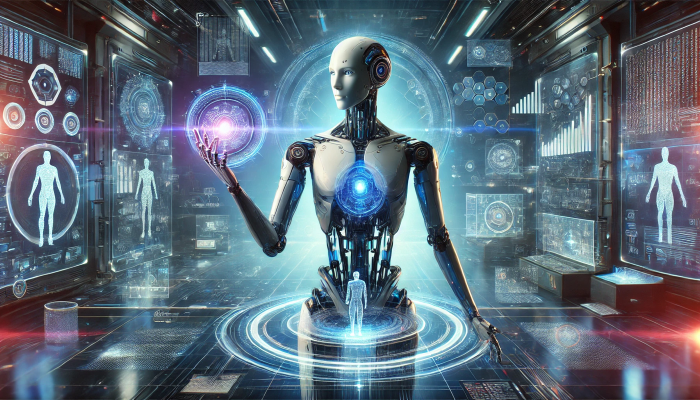
#> input picture Assets/cover.png, 1400 x 800 px (shown at 1/2 size)
$ python generate_social_preview.py
#> lines starting #> are read from the running program, lines starting #| are printed output that depends on the picture
#!/usr/bin/env python3
from __future__ import annotations

from pathlib import Path
from typing import Iterable

from PIL import Image, ImageChops, ImageDraw, ImageFilter, ImageFont


ROOT = Path(__file__).resolve().parents[1]
INPUT = ROOT / "Assets" / "cover.png"
OUTPUT = ROOT / "Assets" / "social-preview.png"

WIDTH = 1280
HEIGHT = 640


def load_font(name: str, size: int) -> ImageFont.FreeTypeFont | ImageFont.ImageFont:
#> called with name = 'Avenir Next Condensed.ttc', size = 84
    candidates = [
        Path("/System/Library/Fonts") / name,
        Path("/System/Library/Fonts/Supplemental") / name,
        Path("/Library/Fonts") / name,
    ]
    for candidate in candidates:
        if candidate.exists():
            return ImageFont.truetype(str(candidate), size=size)
    return ImageFont.load_default()


TITLE_FONT = load_font("Avenir Next Condensed.ttc", 84)
SUBTITLE_FONT = load_font("NewYork.ttf", 28)
BODY_FONT = load_font("SFNS.ttf", 22)
MONO_FONT = load_font("SFNSMono.ttf", 18)
PILL_FONT = load_font("SFNSMono.ttf", 18)
CARD_TITLE_FONT = load_font("Avenir Next.ttc", 30)
CARD_BODY_FONT = load_font("SFNS.ttf", 19)


def crop_to_canvas(image: Image.Image, width: int, height: int) -> Image.Image:
#> called with width = 1280, height = 640
    src_w, src_h = image.size
#> src_w = 1400; src_h = 800
    src_ratio = src_w / src_h
#> src_ratio = 1.75
    dst_ratio = width / height

    if src_ratio > dst_ratio:
        crop_w = int(src_h * dst_ratio)
        left = (src_w - crop_w) // 2
        image = image.crop((left, 0, left + crop_w, src_h))
    else:
        crop_h = int(src_w / dst_ratio)
#> crop_h = 700
        top = (src_h - crop_h) // 2
#> top = 50
        image = image.crop((0, top, src_w, top + crop_h))
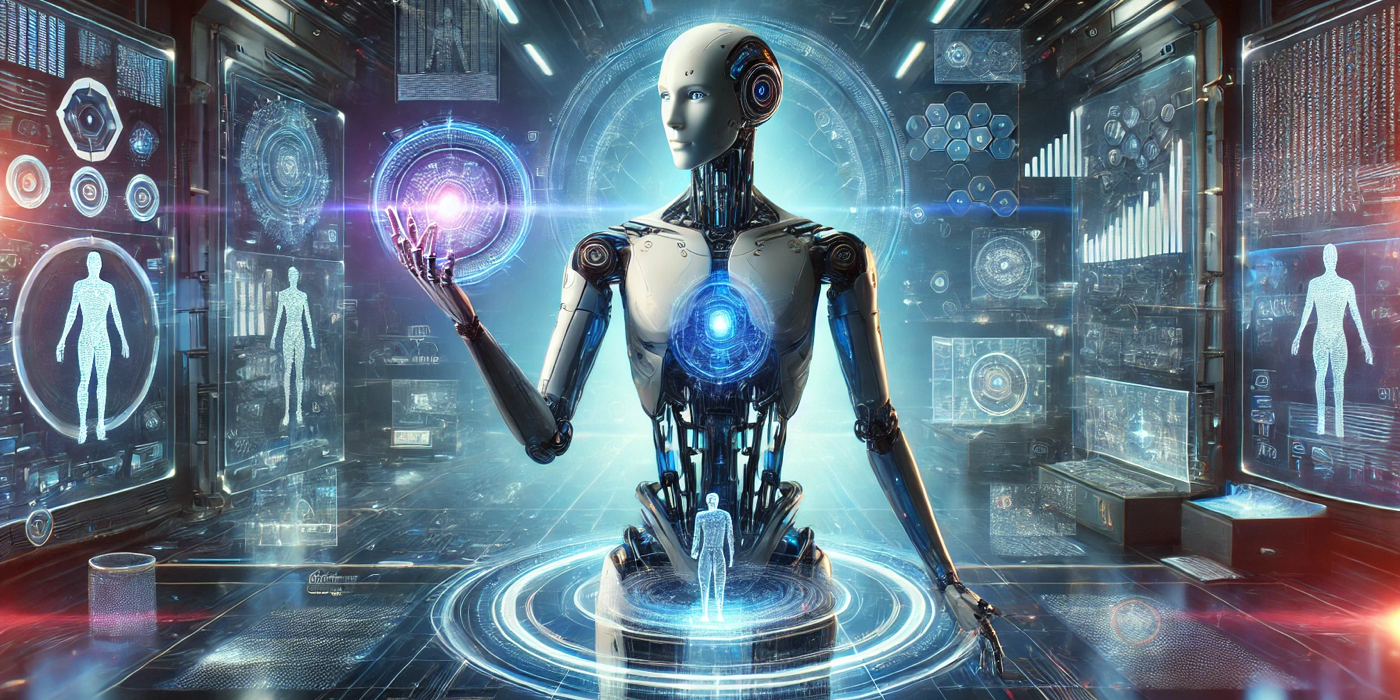
#> image: PIL image 1400x700 RGBA; mean R, G, B, A 96.1, 114.4, 129.1, 255

    return image.resize((width, height), Image.Resampling.LANCZOS)


def add_multistop_overlay(base: Image.Image) -> Image.Image:
    overlay = Image.new("RGBA", base.size, (0, 0, 0, 0))
#> overlay: PIL image 1280x640 RGBA; every value is 0
    draw = ImageDraw.Draw(overlay)
    draw.rectangle((0, 0, WIDTH, HEIGHT), fill=(8, 14, 22, 96))
    draw.ellipse((760, -40, 1270, 470), fill=(67, 196, 255, 62))
    draw.ellipse((-120, 320, 520, 820), fill=(255, 118, 79, 52))
    draw.rectangle((0, 0, 710, HEIGHT), fill=(6, 12, 24, 152))
    return Image.alpha_composite(base, overlay)


def draw_wrapped_text(
    draw: ImageDraw.ImageDraw,
    text: str,
    font: ImageFont.ImageFont,
    fill: tuple[int, int, int, int],
    x: int,
    y: int,
    max_width: int,
    line_gap: int,
) -> int:
    words = text.split()
    lines: list[str] = []
    current = ""
    for word in words:
        candidate = word if not current else f"{current} {word}"
        width = draw.textbbox((0, 0), candidate, font=font)[2]
        if width <= max_width:
            current = candidate
        else:
            lines.append(current)
            current = word
    if current:
        lines.append(current)

    cursor_y = y
    for line in lines:
        draw.text((x, cursor_y), line, font=font, fill=fill)
        bbox = draw.textbbox((x, cursor_y), line, font=font)
        cursor_y = bbox[3] + line_gap
    return cursor_y


def draw_pill(
    draw: ImageDraw.ImageDraw,
    label: str,
    x: int,
    y: int,
    *,
    fill: tuple[int, int, int, int],
    outline: tuple[int, int, int, int],
    text_fill: tuple[int, int, int, int],
) -> int:
    bbox = draw.textbbox((0, 0), label, font=PILL_FONT)
    text_w = bbox[2] - bbox[0]
    text_h = bbox[3] - bbox[1]
    width = text_w + 26
    height = text_h + 14
    draw.rounded_rectangle((x, y, x + width, y + height), radius=height // 2, fill=fill, outline=outline, width=1)
    draw.text((x + 13, y + 7), label, font=PILL_FONT, fill=text_fill)
    return width


def add_panel(base: Image.Image) -> None:
    draw = ImageDraw.Draw(base)

    panel_box = (56, 50, 690, 586)
    panel = Image.new("RGBA", base.size, (0, 0, 0, 0))
    panel_draw = ImageDraw.Draw(panel)
    panel_draw.rounded_rectangle(panel_box, radius=32, fill=(7, 16, 28, 182), outline=(116, 219, 255, 92), width=2)
    panel_draw.line((88, 118, 246, 118), fill=(121, 221, 255, 255), width=4)
    panel_draw.line((88, 124, 196, 124), fill=(255, 145, 103, 255), width=2)
    base.alpha_composite(panel)
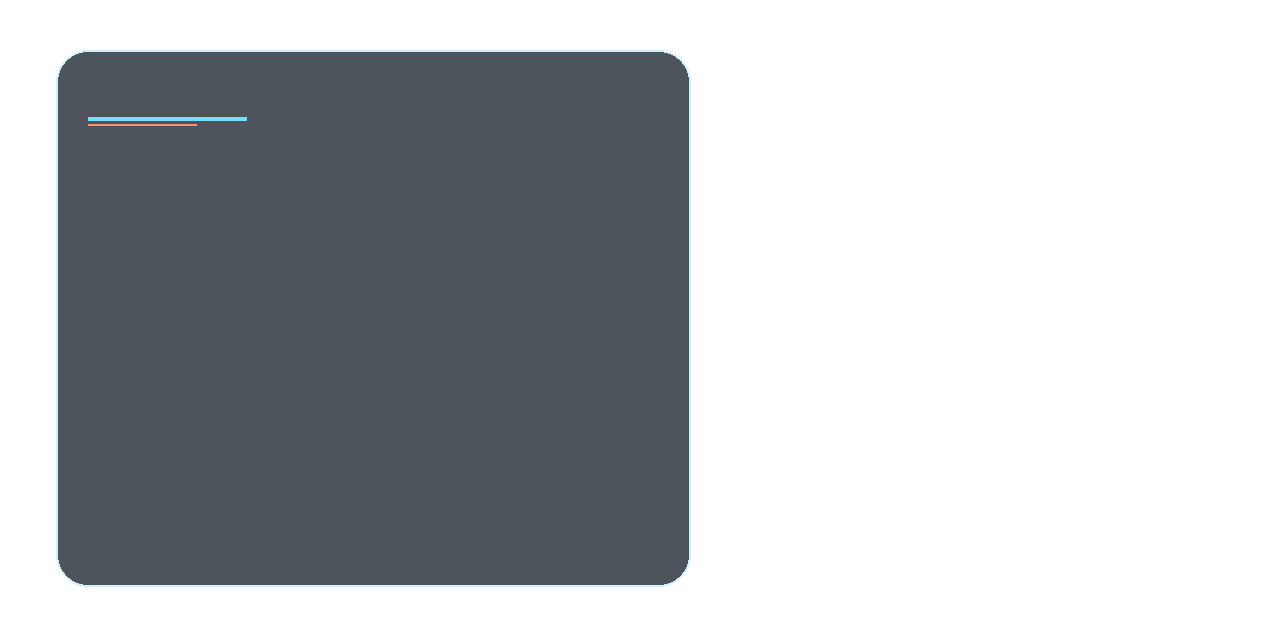
#> panel: PIL image 1280x640 RGBA; mean R, G, B, A 3.7, 8, 13.1, 75.1; transparent parts drawn white
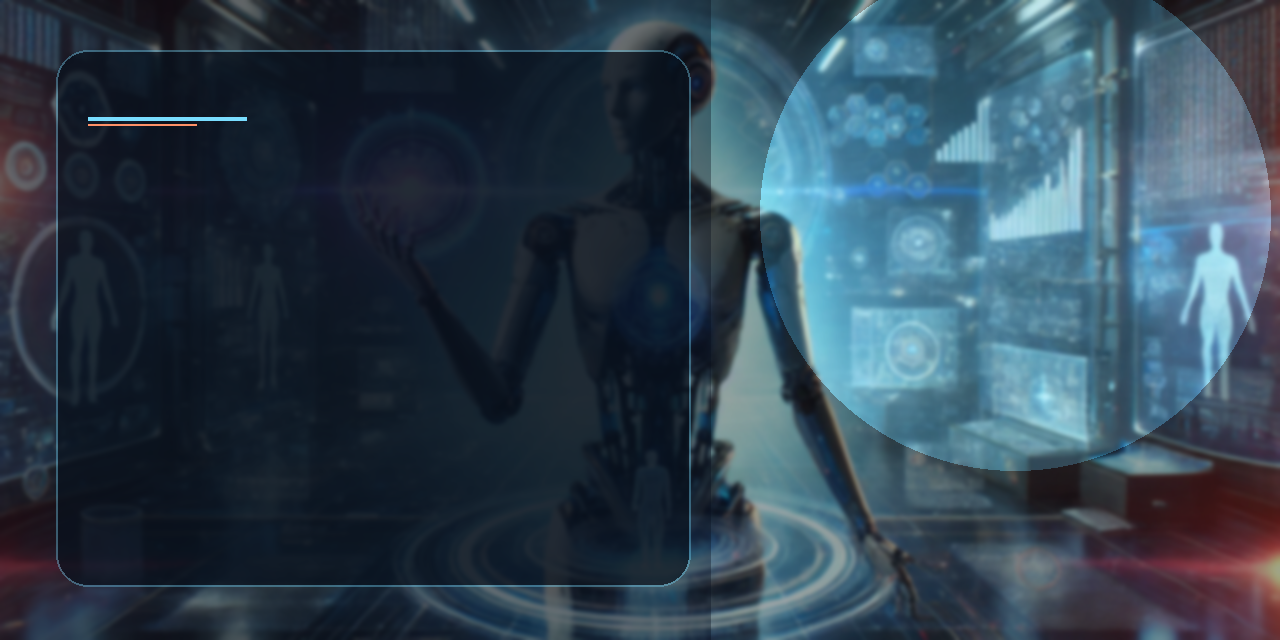
#> base: PIL image 1280x640 RGBA; mean R, G, B, A 47.7, 66.3, 81, 255

    draw = ImageDraw.Draw(base)
    draw.text((88, 144), "AWESOME", font=TITLE_FONT, fill=(237, 247, 255, 255))
    draw.text((88, 228), "EMBODIED AI", font=TITLE_FONT, fill=(237, 247, 255, 255))

    subtitle = "A curated map of embodied AI research, benchmarks, simulators, humanoids, VLA models, and safety resources."
    end_y = draw_wrapped_text(
        draw,
        subtitle,
        SUBTITLE_FONT,
        (203, 223, 239, 255),
        90,
        334,
        520,
        8,
    )
#> end_y = 354

    labels = [
        "surveys",
        "vla models",
        "datasets",
        "simulators",
        "humanoids",
        "safety",
    ]

    cursor_x = 90
    cursor_y = end_y + 26
#> cursor_y = 380
    for label in labels:
        pill_width = draw_pill(
            draw,
            label,
            cursor_x,
            cursor_y,
            fill=(18, 38, 64, 204),
            outline=(98, 182, 217, 128),
            text_fill=(229, 243, 255, 255),
        )
        cursor_x += pill_width + 10
        if cursor_x > 560:
            cursor_x = 90
            cursor_y += 48
#> this loop made 6 passes
#> pill_width on passes 1 to 6: 62, 74, 62, 74, 79, 54
#> after the loop, cursor_x = 555; cursor_y = 380

    footer_y = 520
    draw.text((90, footer_y), "github.com/wadeKeith/Awesome-Embodied-AI", font=MONO_FONT, fill=(140, 231, 255, 255))
    draw.text((90, footer_y + 34), "Community-maintained  •  Practical links  •  Updated and verified", font=BODY_FONT, fill=(224, 233, 241, 232))


def add_card(draw: ImageDraw.ImageDraw, box: tuple[int, int, int, int], title: str, body: str, accent: tuple[int, int, int, int]) -> None:
    x1, y1, x2, y2 = box
    draw.rounded_rectangle(box, radius=26, fill=(8, 18, 30, 176), outline=(255, 255, 255, 38), width=1)
    draw.rounded_rectangle((x1 + 18, y1 + 20, x1 + 32, y1 + 68), radius=7, fill=accent)
    draw.text((x1 + 52, y1 + 20), title, font=CARD_TITLE_FONT, fill=(241, 248, 255, 255))
    draw_wrapped_text(draw, body, CARD_BODY_FONT, (208, 224, 238, 235), x1 + 52, y1 + 60, x2 - x1 - 78, 6)


def add_right_cards(base: Image.Image) -> None:
    draw = ImageDraw.Draw(base)
    add_card(
        draw,
        (760, 82, 1188, 198),
        "VLA Models",
        "OpenVLA, Octo, RT-2, pi0, diffusion policies, and robot reasoning systems.",
        (103, 214, 255, 255),
    )
    add_card(
        draw,
        (800, 230, 1220, 346),
        "Datasets",
        "Open X-Embodiment, DROID, VLABench, RoboMIND, ALOHA, and dexterous data.",
        (255, 154, 112, 255),
    )
    add_card(
        draw,
        (760, 378, 1188, 494),
        "Simulators + Safety",
        "Habitat, ManiSkill, OmniGibson, Genesis, embodied safety benchmarks, and attack-defense surveys.",
        (142, 255, 204, 255),
    )


def apply_finish(base: Image.Image) -> Image.Image:
    sharpened = base.filter(ImageFilter.UnsharpMask(radius=1.2, percent=120, threshold=3))
    vignette = Image.new("L", base.size, 0)
#> vignette: PIL image 1280x640 L; every value is 0
    vignette_draw = ImageDraw.Draw(vignette)
    vignette_draw.ellipse((-120, -80, WIDTH + 120, HEIGHT + 160), fill=220)
    vignette = ImageChops.invert(vignette).filter(ImageFilter.GaussianBlur(80))
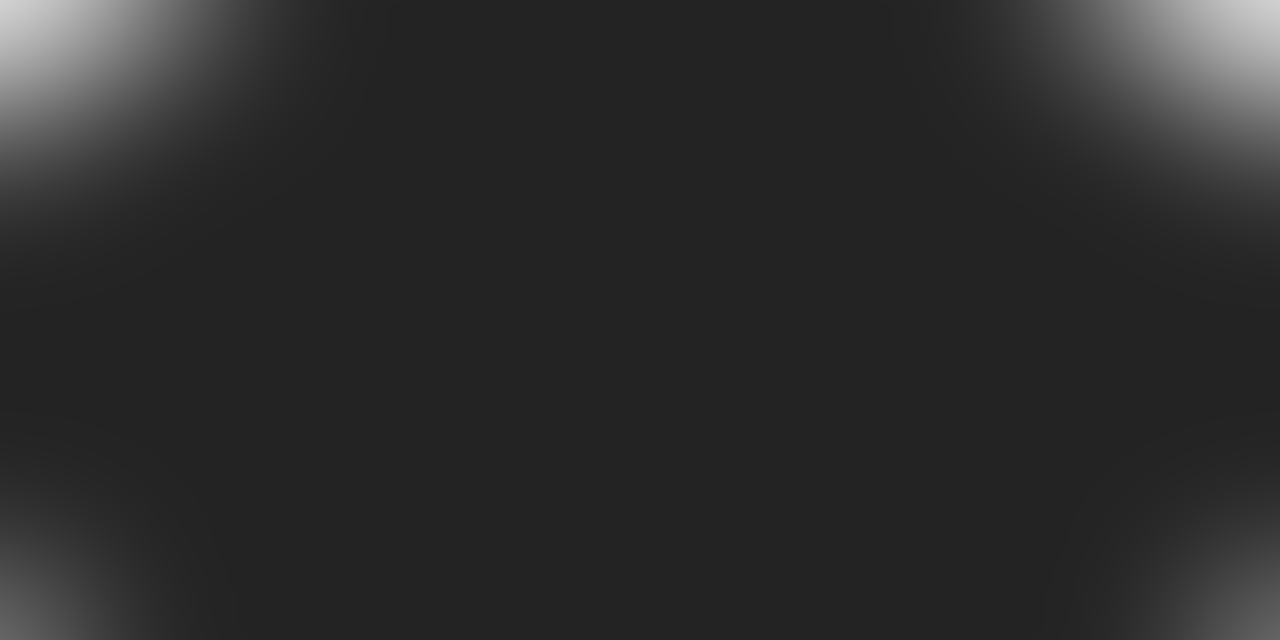
#> vignette: PIL image 1280x640 L; min 35, max 210, mean 43.7
    mask = Image.new("RGBA", base.size, (0, 0, 0, 0))
    mask.putalpha(vignette)
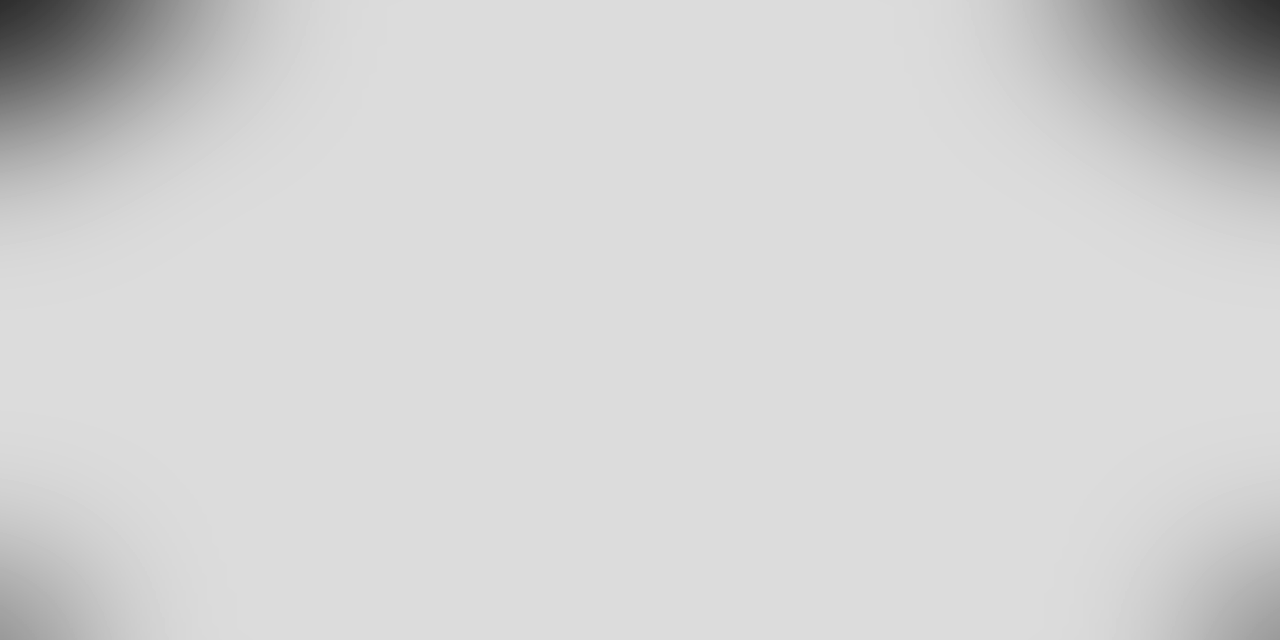
#> mask: PIL image 1280x640 RGBA; mean R, G, B, A 0, 0, 0, 43.7; transparent parts drawn white
    return Image.alpha_composite(sharpened, mask)
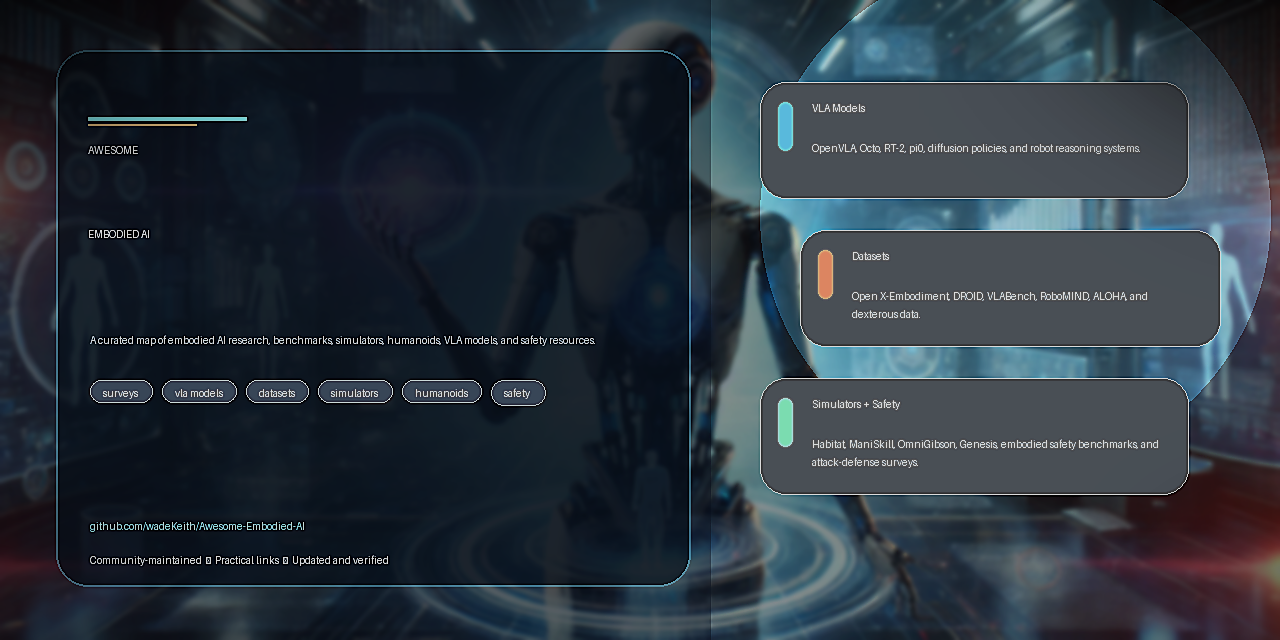
#> returned value: PIL image 1280x640 RGBA; mean R, G, B, A 29.5, 39.7, 50.1, 242.1; transparent parts drawn white


def main() -> None:
    background = Image.open(INPUT).convert("RGBA")
    background = crop_to_canvas(background, WIDTH, HEIGHT)
    background = background.filter(ImageFilter.GaussianBlur(2.1))
    background = add_multistop_overlay(background)
    add_panel(background)
    add_right_cards(background)
    final = apply_finish(background)
    OUTPUT.parent.mkdir(parents=True, exist_ok=True)
    final.save(OUTPUT, optimize=True)


if __name__ == "__main__":
    main()
